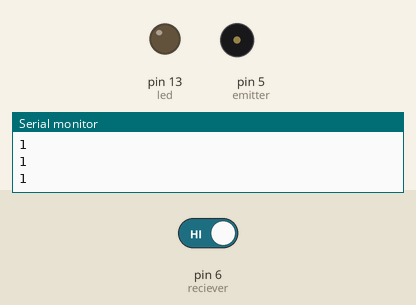
Recording of a sketch running on a simulated Arduino Uno, built with avr-gcc and run on an emulated ATmega328P. Parts: output pins drawn as LEDs (lit = HIGH), buzzer (waves = sounding), the last lines printed to the serial monitor. Dashed ring = blinking. The test bench sets the inputs (shaded band); at power-on: pin 6 (reciever) HIGH.

Above: at 1.8 s.
1.9 s: pin 6 (reciever) driven LOW
At 2.09 s:
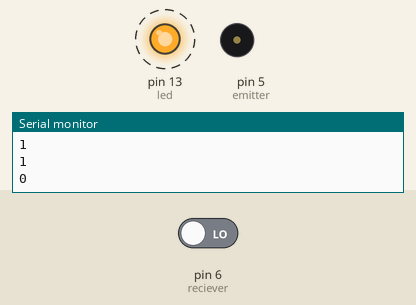
4.9 s: pin 6 (reciever) driven HIGH
At 5.4 s:
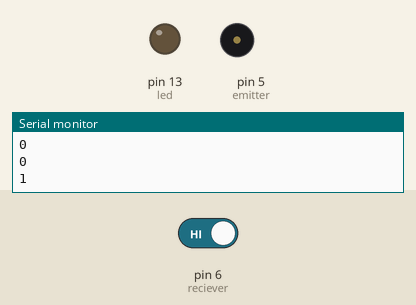
Timing chart, 0 to 13.9 s (numbered marks = the images above; inputs shaded):
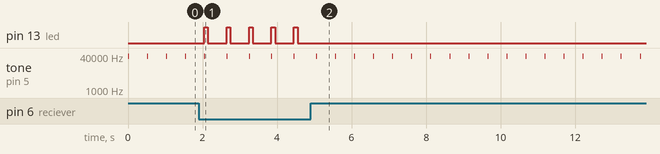

The sketch:

Gr.10_Computer_Engineering_sensor.ino
```cpp
int emitter = 5;               // IR LED on pin 5
int reciever = 6;              // IR Detector on pin 6
int irRead = 1;
int led = 13;                  // Flashing LED on pin 13. Can use internal.

void setup() {
  pinMode(reciever, INPUT);
  pinMode(emitter, OUTPUT);
  pinMode(led, OUTPUT);
  Serial.begin(9600);
}

void loop() {
  tone(emitter, 38500, 8); // send a signal with 38.5 kHz for 1 ms
  delay(1);
  irRead = digitalRead (reciever);

  Serial.println(irRead);
// If event is detected
  if (irRead == 0)
  {
    digitalWrite (led, HIGH);
    delay(100);
    digitalWrite (led, LOW);
  }
// If no event is detected
  else
  {
    digitalWrite (led, LOW);
    delay(10);
  }
  delay(500);
}
```

Measured:
- after the input at 1.9 s, pin 13 (led): alternates HIGH for 0.10 s and LOW for 0.50 s, starting after 0.15 s
- after the input at 4.9 s, pin 13 (led): stops changing and stays LOW
- by itself, tone on pin 5 (emitter): alternates 38500 Hz for 0.01 s and silent for 0.50 s
